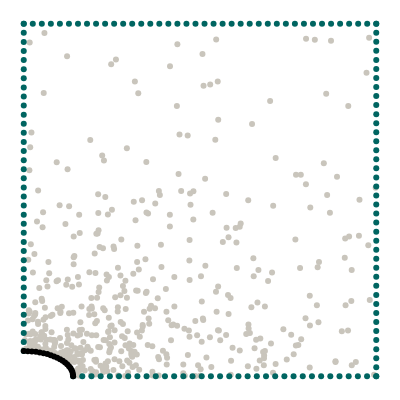

Notebook code for this chart:
### Markdown cell above
## Geometry

We want to model a quarter of a plate with an elliptical hole. The domain itself is represented by collocation points, the boundaries are represented by uniformly sampled points along the perimeter.

### Code cell
import torch
from torch.optim.lr_scheduler import StepLR, ExponentialLR
import numpy as np
from scipy.stats import qmc
from plotly.express.colors import sequential
import plotly.graph_objects as go
import plotly.figure_factory as ff
from tqdm import tqdm
import matplotlib.pyplot as plt
from scipy.interpolate import interp1d


torch.set_default_dtype(torch.float64)
from global_constants import L, R, MU, LBD, N1, N2

from new_plate_elliptic_hole import Plate 

# Elliptical axis in x direction
Rx = 0.14
Ry = R**2 / Rx
# Edge samples
N = 40
# Number of collocation points
M = 500

# Epochs
epochs = 250
# Batch size
batch_size = 64
# Learning rate
lr = lr = 0.005
# Scheduler step width
scheduler_step = 500
# Gamma factor of scheduler
scheduler_gamma = 0.6
# Number of hidden neurons
hn = 20



def generate_radii_list(min_Ra_x, max_Ra_x, step):
    if step == 0:
        rad_x_list = [min_Ra_x, max_Ra_x]
    else:
        num_steps = int((max_Ra_x - min_Ra_x) / step) + 1
        rad_x_list = np.linspace(min_Ra_x, max_Ra_x, num_steps)
        rad_x_list = [round(rad_x, 2) for rad_x in rad_x_list]
    rad_y_list = []
    for rad_x in rad_x_list:
        rad_y_list.append(R**2 / rad_x)
    return rad_x_list, rad_y_list

def generate_multiple_plates(min_Ra_x, max_Ra_x, step_size):

    list_collo = torch.empty(0,3,requires_grad=True)
    list_top = torch.empty(0,3,requires_grad=True)
    list_right = torch.empty(0,3,requires_grad=True)
    list_left = torch.empty(0,3,requires_grad=True)
    list_bottom = torch.empty(0,3,requires_grad=True)
    list_hole = torch.empty(0,5,requires_grad=True)

    rad_x_list, rad_y_list = generate_radii_list(min_Ra_x, max_Ra_x, step_size)
    for rad_x in rad_x_list:
        p1 = Plate(rad_x, N, M)
        #data_one_plate -> [collocation, top, right, left, bottom, hole, n_hole]
        collo_points, top_points, right_points, left_points, bottom_points, hole_points = p1.generate_dataset()
        list_collo = torch.cat((list_collo, collo_points), dim=0)
        list_top = torch.cat((list_top, top_points), dim=0)
        list_right = torch.cat((list_right, right_points), dim=0)
        list_left = torch.cat((list_left, left_points), dim=0)
        list_bottom = torch.cat((list_bottom, bottom_points), dim=0)
        list_hole = torch.cat((list_hole, hole_points), dim=0)
        
    return list_collo, list_top, list_right, list_left, list_bottom, list_hole 

def generate_multiple_plates_dict(min_Ra_x, max_Ra_x):
    dict_plate_points = dict()
    tuples = [
            ("x_collo", 0, 0),
            ("y_collo", 0, 1),
            ("x_top", 1, 0),
            ("y_top", 1, 1),
            ("x_right", 2, 0),
            ("y_right", 2, 1),
            ("x_left", 3, 0),
            ("y_left", 3, 1),
            ("x_bottom", 4, 0),
            ("y_bottom", 4, 1),
            ("x_hole", 5, 0),
            ("y_hole", 5, 1),   
        ] 
    
    rad_x_list, rad_y_list = generate_radii_list(min_Ra_x, max_Ra_x, 0.01)
    for rad_x in rad_x_list:
        p1 = Plate(rad_x, N, M)
        #data_one_plate -> [collocation, top, right, left, bottom, hole, n_hole]
        data_one_plate = p1.generate_dataset()

        for tuple in tuples:
            key = tuple[0]
            dict_plate_points.setdefault(key, []).append(data_one_plate[tuple[1]][:,tuple[2]])
        #plotting one plate
        #p1.plot_plate_with_hole(*data_one_plate)
    for key in dict_plate_points: 
        #appending list of tensors to one tensor
        dict_plate_points[key] = torch.cat(dict_plate_points[key])
        print(key, "besteht aus",dict_plate_points[key].size(), "Datenpunkten")

    collo_points = torch.column_stack([dict_plate_points["x_collo"], dict_plate_points["y_collo"]])
    top_points = torch.column_stack([dict_plate_points["x_top"], dict_plate_points["y_top"]])
    right_points = torch.column_stack([dict_plate_points["x_right"], dict_plate_points["y_right"]])
    left_points = torch.column_stack([dict_plate_points["x_left"], dict_plate_points["y_left"]])
    bottom_points = torch.column_stack([dict_plate_points["x_bottom"], dict_plate_points["y_bottom"]])
    hole_points = torch.column_stack([dict_plate_points["x_hole"], dict_plate_points["y_hole"]])

    return collo_points, top_points, right_points, left_points, bottom_points, hole_points



p99 = Plate(0.14, N, M)
collocation, top, right, left, bottom, hole = p99.generate_dataset()
p99.plot_plate_with_hole(collocation, top, right, left, bottom, hole)

### Figure 1 — Plotly figure (JSON) as saved in the notebook; plotly's stock layout.template omitted (floating-point values rounded to 4 significant figures; data arrays with more than 128 entries replaced by an {"elided": "..."} marker saying what was removed)
{"data": [{"marker": {"color": "#C9C5BC"}, "mode": "markers", "type": "scatter", "x": {"elided": "500 float values"}, "y": {"elided": "500 float values"}}, {"marker": {"color": "#006561"}, "mode": "markers", "type": "scatter", "x": [0, 0.02564, 0.05128, 0.07692, 0.1026, 0.1282, 0.1538, 0.1795, 0.2051, 0.2308, 0.2564, 0.2821, 0.3077, 0.3333, 0.359, 0.3846, 0.4103, 0.4359, 0.4615, 0.4872, 0.5128, 0.5385, 0.5641, 0.5897, 0.6154, 0.641, 0.6667, 0.6923, 0.7179, 0.7436, 0.7692, 0.7949, 0.8205, 0.8462, 0.8718, 0.8974, 0.9231, 0.9487, 0.9744, 1], "y": [1, 1, 1, 1, 1, 1, 1, 1, 1, 1, 1, 1, 1, 1, 1, 1, 1, 1, 1, 1, 1, 1, 1, 1, 1, 1, 1, 1, 1, 1, 1, 1, 1, 1, 1, 1, 1, 1, 1, 1]}, {"marker": {"color": "#006561"}, "mode": "markers", "type": "scatter", "x": [0.14, 0.1661, 0.1921, 0.2182, 0.2442, 0.2703, 0.2964, 0.3224, 0.3485, 0.3745, 0.4006, 0.4267, 0.4527, 0.4788, 0.5048, 0.5309, 0.557, 0.583, 0.6091, 0.6352, 0.6612, 0.6873, 0.7133, 0.7394, 0.7655, 0.7915, 0.8176, 0.8436, 0.8697, 0.8958, 0.9218, 0.9479, 0.9739, 1], "y": [0, 0, 0, 0, 0, 0, 0, 0, 0, 0, 0, 0, 0, 0, 0, 0, 0, 0, 0, 0, 0, 0, 0, 0, 0, 0, 0, 0, 0, 0, 0, 0, 0, 0]}, {"marker": {"color": "#006561"}, "mode": "markers", "type": "scatter", "x": [0, 0, 0, 0, 0, 0, 0, 0, 0, 0, 0, 0, 0, 0, 0, 0, 0, 0, 0, 0, 0, 0, 0, 0, 0, 0, 0, 0, 0, 0, 0, 0, 0, 0, 0, 0, 0], "y": [0.07143, 0.09722, 0.123, 0.1488, 0.1746, 0.2004, 0.2262, 0.252, 0.2778, 0.3036, 0.3294, 0.3552, 0.381, 0.4067, 0.4325, 0.4583, 0.4841, 0.5099, 0.5357, 0.5615, 0.5873, 0.6131, 0.6389, 0.6647, 0.6905, 0.7163, 0.7421, 0.7679, 0.7937, 0.8194, 0.8452, 0.871, 0.8968, 0.9226, 0.9484, 0.9742, 1]}, {"marker": {"color": "#006561"}, "mode": "markers", "type": "scatter", "x": [1, 1, 1, 1, 1, 1, 1, 1, 1, 1, 1, 1, 1, 1, 1, 1, 1, 1, 1, 1, 1, 1, 1, 1, 1, 1, 1, 1, 1, 1, 1, 1, 1, 1, 1, 1, 1, 1, 1, 1], "y": [0, 0.02564, 0.05128, 0.07692, 0.1026, 0.1282, 0.1538, 0.1795, 0.2051, 0.2308, 0.2564, 0.2821, 0.3077, 0.3333, 0.359, 0.3846, 0.4103, 0.4359, 0.4615, 0.4872, 0.5128, 0.5385, 0.5641, 0.5897, 0.6154, 0.641, 0.6667, 0.6923, 0.7179, 0.7436, 0.7692, 0.7949, 0.8205, 0.8462, 0.8718, 0.8974, 0.9231, 0.9487, 0.9744, 1]}, {"marker": {"color": "black"}, "mode": "markers", "type": "scatter", "x": [0.14, 0.1395, 0.1381, 0.1357, 0.1324, 0.1282, 0.1231, 0.1172, 0.1105, 0.103, 0.09482, 0.08599, 0.07657, 0.06663, 0.05624, 0.04546, 0.03437, 0.02304, 0.01156, 8.573e-18], "y": [0, 0.005899, 0.01176, 0.01753, 0.02319, 0.02869, 0.034, 0.03907, 0.04387, 0.04838, 0.05255, 0.05637, 0.0598, 0.06282, 0.06541, 0.06756, 0.06924, 0.07045, 0.07118, 0.07143]}], "layout": {"height": 400, "margin": {"b": 0, "l": 0, "r": 0, "t": 0}, "showlegend": false, "width": 400, "xaxis": {"visible": false}, "yaxis": {"scaleanchor": "x", "visible": false}}}
